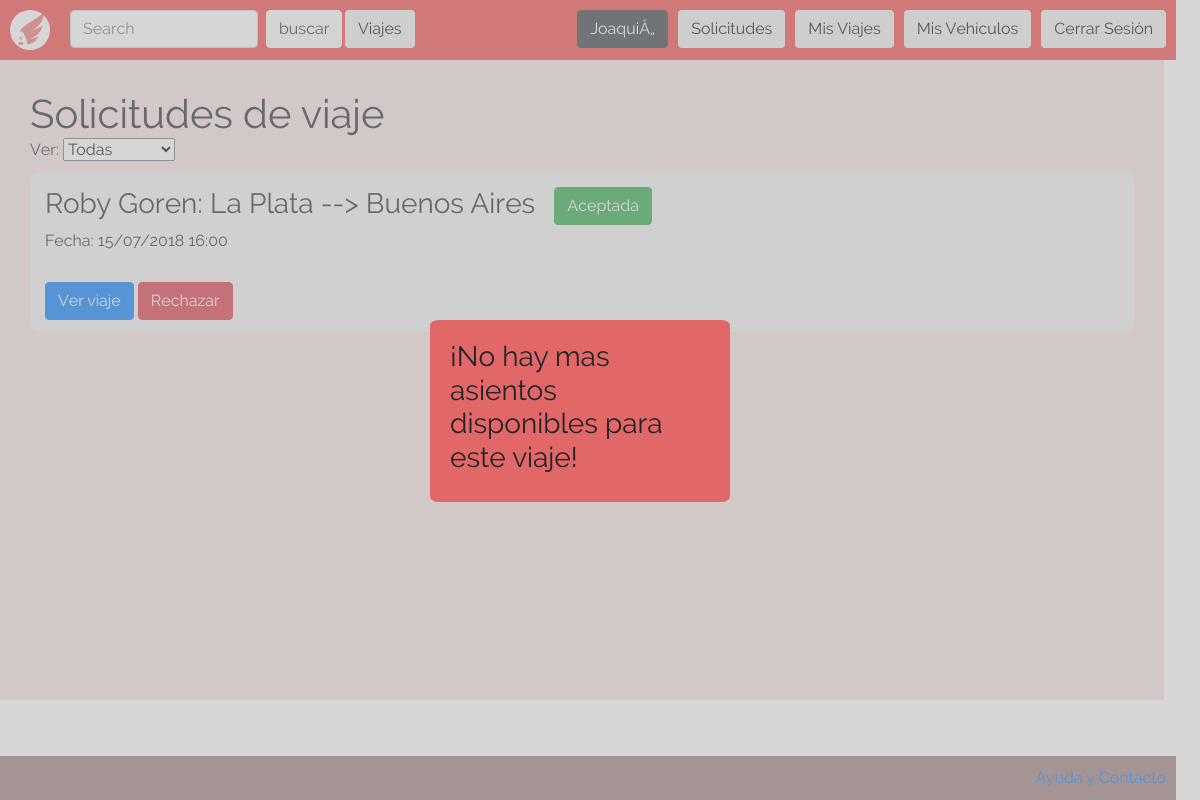
The page /vistas/ver_solicitudes.php?no_seats (signed in) on the database its author committed.
### tables this page shows
CREATE TABLE `solicitud` (
  `id_solicitud` int(11) NOT NULL,
  `id_pasajero` int(11) NOT NULL,
  `id_viaje` int(11) NOT NULL,
  `numero_tarjeta` bigint(20) NOT NULL,
  `estado` int(1) NOT NULL,
  `comentario` text NOT NULL
);

CREATE TABLE `usuario` (
  `id_usuario` int(11) NOT NULL,
  `nombre` varchar(2048) NOT NULL,
  `apellido` varchar(2048) NOT NULL,
  `fecha_de_nacimiento` date NOT NULL,
  `mail` varchar(2048) NOT NULL,
  `promedio_puntuacion_conductor` double NOT NULL,
  `promedio_puntuacion_pasajero` double NOT NULL,
  `id_direccion` int(11) NOT NULL,
  `contrasenia` varchar(256) NOT NULL,
  `foto_perfil` text NOT NULL,
  `gasto` double NOT NULL DEFAULT '0',
  `ahorro` double NOT NULL DEFAULT '0'
);

CREATE TABLE `viajes` (
  `id_viaje` int(11) NOT NULL,
  `id_usuario` int(11) NOT NULL,
  `patente` varchar(10) NOT NULL,
  `origen` text NOT NULL,
  `destino` text NOT NULL,
  `duracion` decimal(10,5) NOT NULL,
  `fecha_hora` datetime NOT NULL,
  `descripcion` text NOT NULL,
  `tipo` int(11) NOT NULL,
  `costo` decimal(10,5) NOT NULL,
  `tarjeta` bigint(20) NOT NULL
);

### vistas/ver_solicitudes.php (the view, shortened to what this page needs)
<?php
  include("../php/abrir_conexion.php");
?>
<!DOCTYPE html>
<html>
  <head>
    <link href="/css/bootstrap.css" rel="stylesheet" type="text/css" >
    <link href="/css/index.css" rel="stylesheet" type="text/css">
    <link href="/css/listar_vehiculos.css" rel="stylesheet" type="text/css">
    <link href="/css/listar_solicitudes.css" rel="stylesheet" type="text/css">
  </head>
  <body>
    <?php include("header.php"); ?>
    <div id="body">
      <h1>Solicitudes de viaje</h1>
      Ver: <select name="filter" onchange="location = this.value">
        <option value="?state=all" <?= (isset($_GET["state"]) && ($_GET["state"]=="all"))?"selected":"" ?>>Todas</option>
      </select>
      <?php
        $query = "SELECT * FROM viajes WHERE id_usuario='".$_SESSION["user_id"]."'";
        $result = mysqli_query($conn, $query);
        if(!$result){
          echo "<h2>Ocurrió un error al conectarse a la base de datos, por favor, intentelo mas tarde.</h2>";
        } else {
          while($trip = mysqli_fetch_assoc($result)){
            $trip_id = $trip["id_viaje"];
            $query = "SELECT * FROM solicitud WHERE id_viaje='$trip_id'";
            $result1 = mysqli_query($conn, $query);
            if(!$result1){
              echo "<h2>Ocurrió un error al conectarse a la base de datos, por favor, intentelo mas tarde.</h2>";
            } else {
              while($request = mysqli_fetch_assoc($result1)){
                $user = mysqli_fetch_assoc(mysqli_query($conn, "SELECT * FROM usuario WHERE id_usuario='".$request["id_pasajero"]."'"));
      ?>
      <div class="vehicle">
        <div class="vehicle-info">
          <?php
            if($request["estado"] == PENDING){
          ?>
          <h3><?= $user["nombre"]." ".$user["apellido"].": ".$trip["origen"]." --> ".$trip["destino"] ?></h3>
          <button class="state btn btn-warning">Pendiente</button>
          <br>
          Fecha: <?= date("d/m/Y H:i", strtotime($trip["fecha_hora"])); ?>
          <br>
          <?php if($request["comentario"] != ""){?>Comentario: <strong><?=  $request["comentario"]?></strong><?php } ?>
          <br>
          <a class="action btn btn-primary" href="/vistas/ver_viaje.php?id=<?= $trip["id_viaje"]?>">Ver viaje</a>
      	  <form class="" action="/php/aceptar_solicitud.php" method="post">
            <input type="hidden" name="request_id" value="<?= $request["id_solicitud"] ?>">
            <button class="action btn btn-success" name="">Aceptar</button>
          </form>
	        <form class="" action="/php/cancelar_solicitud.php" method="post">
            <input type="hidden" name="request_id" value="<?= $request["id_solicitud"] ?>">
            <button class="action btn btn-danger delete_card" name="">Rechazar</button>
          </form>
          <?php
            } else if($request["estado"] == ACCEPTED){
          ?>
          <h3><?= $user["nombre"]." ".$user["apellido"].": ".$trip["origen"]." --> ".$trip["destino"] ?></h3>
          <button class="state btn btn-success">Aceptada</button>
          <br>
          Fecha: <?= date("d/m/Y H:i", strtotime($trip["fecha_hora"])); ?>
          <br>
          <br>
          <a class="action btn btn-primary" href="/vistas/ver_viaje.php?id=<?= $trip["id_viaje"]?>">Ver viaje</a>
      	  <form id="delete-request" action="/php/baja_solicitud.php" method="post">
            <button class="action btn btn-danger delete_card" name="">Rechazar</button>
          </form>
          <?php
            } else if($request["estado"] == REJECTED){
          ?>
          <h3><?= $user["nombre"]." ".$user["apellido"].": ".$trip["origen"]." --> ".$trip["destino"] ?></h3>
          <button class="state btn btn-danger">Rechazada</button>
          <br>
          Fecha: <?= date("d/m/Y H:i", strtotime($trip["fecha_hora"])); ?>
          <br>
          <?php if($request["comentario"] != ""){?>Comentario: <strong><?=  $request["comentario"]?></strong><?php } ?>
          <br>
          <a class="action btn btn-primary" href="/vistas/ver_viaje.php?id=<?= $trip["id_viaje"]?>">Ver viaje</a>
          <?php
            }
          ?>
        </div>
      </div>
      <?php
              }
            }
          }
        }
      ?>
    </div>
    <?php
      include("footer.php");
    ?>
  </body>
</html>

### css/index.css (style rules this page uses)
html, body { height: 100%; width: 99%; margin: 0px; padding: 0px; font-family: "Raleway"; }
h1, h2 { margin: 0px }
#body { padding-top: 30px; padding-b5ttom: 20px; padding-left: 30px; background-color: rgb(247, 227, 227); width: 99%; min-height: 80%; overflow: auto; margin: 0px; padding-bottom: 70px; }

### css/listar_vehiculos.css (style rules this page uses)
.vehicle { height: 160px; width: calc(100% - 30px); background-color: rgb(242, 242, 242); margin-bottom: 20px; margin-top: 10px; border-radius: 10px; padding: 15px; }
.vehicle form { display: inline; }
.vehicle-info { float: left; }

### css/listar_solicitudes.css (style rules this page uses)
h3 { display: inline-block }
.btn.state { margin-left: 15px; margin-top: -5px; }
.action { margin-top: 5px; }

### rows shown on the page
solicitud: usuario.nombre "Roby", usuario.apellido "Goren", id_viaje.origen "La Plata", id_viaje.destino "Buenos Aires", id_viaje.fecha_hora "15/07/2018 16:00"

### other values the page prints
$_SESSION["user_name"] "JoaquiÅ„"
